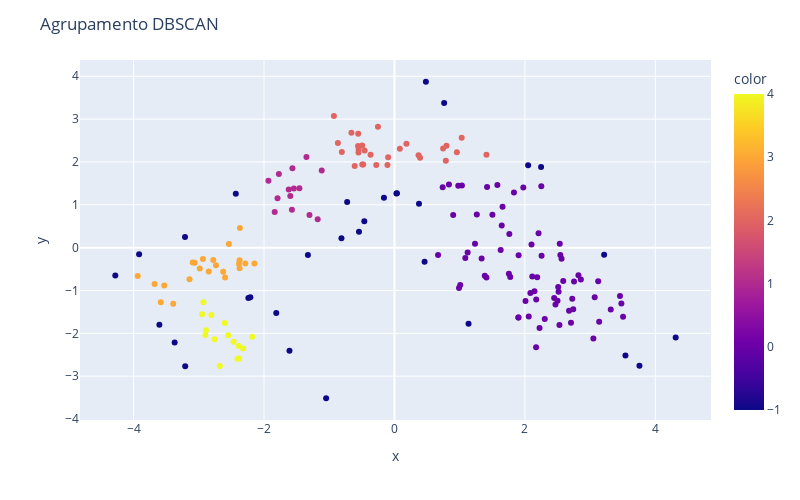

This figure's notebook cell:
### Code cell
graf = px.scatter(x = df2_pca[:,0], y = df2_pca[:,1], color=classificacao6)
graf.update_layout(width=800,height=500,title_text='Agrupamento DBSCAN')
graf.show()

### Figure 1 — Plotly figure (JSON) as saved in the notebook; plotly's stock layout.template omitted (floating-point values rounded to 4 significant figures; data arrays with more than 128 entries replaced by an {"elided": "..."} marker saying what was removed)
{"data": [{"hovertemplate": "x=%{x}<br>y=%{y}<br>color=%{marker.color}<extra></extra>", "legendgroup": "", "marker": {"color": {"elided": "178 int values"}, "coloraxis": "coloraxis", "symbol": "circle"}, "mode": "markers", "name": "", "orientation": "v", "showlegend": false, "type": "scatter", "x": {"elided": "178 float values"}, "xaxis": "x", "y": {"elided": "178 float values"}, "yaxis": "y"}], "layout": {"coloraxis": {"colorbar": {"title": {"text": "color"}}, "colorscale": [[0, "#0d0887"], [0.1111, "#46039f"], [0.2222, "#7201a8"], [0.3333, "#9c179e"], [0.4444, "#bd3786"], [0.5556, "#d8576b"], [0.6667, "#ed7953"], [0.7778, "#fb9f3a"], [0.8889, "#fdca26"], [1, "#f0f921"]]}, "height": 500, "legend": {"tracegroupgap": 0}, "margin": {"t": 60}, "title": {"text": "Agrupamento DBSCAN"}, "width": 800, "xaxis": {"anchor": "y", "domain": [0, 1], "title": {"text": "x"}}, "yaxis": {"anchor": "x", "domain": [0, 1], "title": {"text": "y"}}}}
